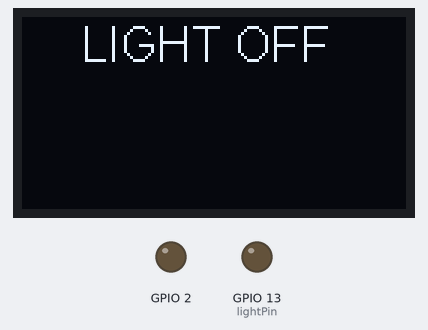
Recording of a sketch running on a simulated ESP32. Shown: 128×64 one-colour display, output pins drawn as LEDs (lit = HIGH). WiFi joins after 1.5 s; servers stay silent unless stated; the Firebase database answers and starts empty; what the sketch prints to the serial monitor is not drawn.

Above: at 1.7 s.
Timing chart, 0 to 3.2 s (numbered marks = the images above):
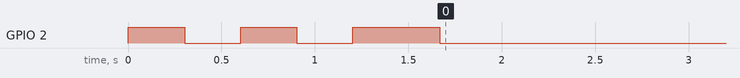

The sketch:

GISMO6_LightControl_FB.ino
```cpp
#include <Wire.h>
#include "SSD1306.h"
SSD1306  display(0x3c, 21, 22);

#define lightPin 13

#include "FirebaseESP32.h"
#define FIREBASE_HOST "xxxxxxxxxxxxxxxxxxxxxx" //Do not include https:// in FIREBASE_HOST
#define FIREBASE_AUTH "xxxxxxxxxxxxxxxxxxxxxx"
#define WIFI_SSID "xxxxxxxxxxxxxxxxx"
#define WIFI_PASSWORD "xxxxxxxxxxxxxxxxxxx"
//Define Firebase Data object
FirebaseData firebaseData;

int delayTime = 2000;

void setup() {
  // put your setup code here, to run once:
  pinMode(lightPin,OUTPUT);
  pinMode(2,OUTPUT);
  Serial.begin(115200);


 //Connecting to Wi-Fi network
  WiFi.begin(WIFI_SSID, WIFI_PASSWORD);
  Serial.print("Connecting to Wi-Fi");
  while (WiFi.status() != WL_CONNECTED)
  {
    digitalWrite(2,!digitalRead(2));
    Serial.print(".");
    delay(300);
  }
  Serial.println();
  Serial.print("Connected with IP: ");
  Serial.println(WiFi.localIP());
  Serial.println();
  Firebase.begin(FIREBASE_HOST, FIREBASE_AUTH);
  Firebase.reconnectWiFi(true);

  display.init();
 display.setFont(ArialMT_Plain_16);

}

void loop() {
  // put your main code here, to run repeatedly:

String lightCmdFull;
String lightCmd;
int finalCmd;

display.clear();
Firebase.getString(firebaseData,"IOTLAB/Light_Control/Light_Cmd",lightCmdFull);
lightCmd = lightCmdFull.substring(2,lightCmdFull.length()-2);
finalCmd = lightCmd.toInt();

if(finalCmd == 1)
{
  digitalWrite(lightPin,HIGH);
  digitalWrite(2,HIGH);
  Serial.println("Light ON");
  display.drawString(20,0,"LIGHT ON");
}
else
{
  digitalWrite(lightPin,LOW);
  digitalWrite(2,LOW);
  Serial.println("Light OFF");
  display.drawString(20,0,"LIGHT OFF");

}


display.display();
delay(delayTime);
}
```

Measured:
- by itself, GPIO 2: goes LOW 0.30 s, HIGH 0.30 s, LOW 0.30 s, HIGH 0.46 s, then LOW
